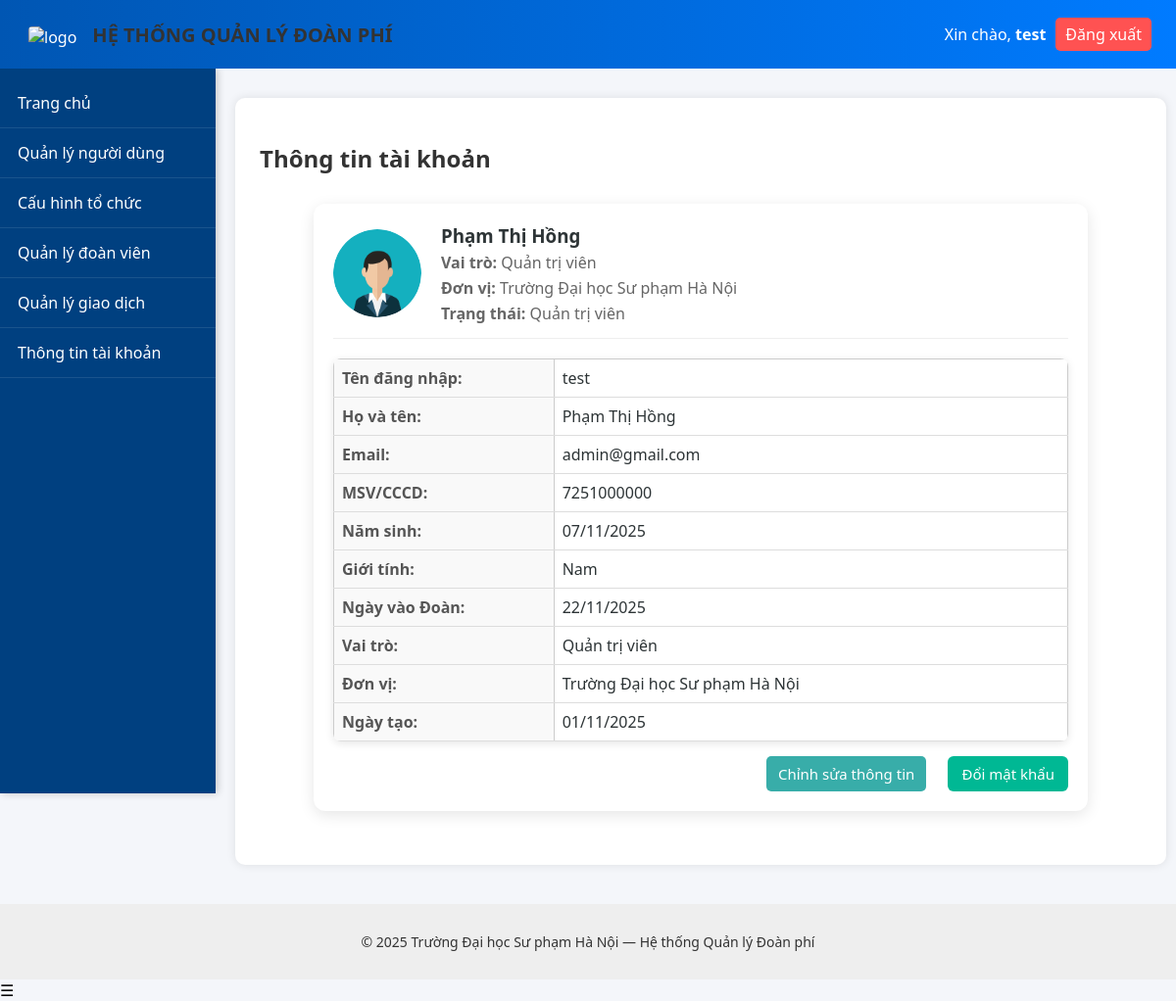
The app's page /pages/profile.php (signed in) with its own data.
### tables this page shows
CREATE TABLE `users` (
  `userId` int(11) NOT NULL,
  `userName` varchar(255) NOT NULL,
  `fullName` varchar(255) DEFAULT NULL,
  `gender` enum('M','F','O') DEFAULT 'O',
  `identifyCard` varchar(255) DEFAULT NULL,
  `email` varchar(255) DEFAULT NULL,
  `password` varchar(255) NOT NULL,
  `birthDate` date DEFAULT NULL,
  `joinDate` date DEFAULT NULL,
  `unit` varchar(255) DEFAULT NULL,
  `isAdmin` tinyint(1) DEFAULT 0,
  `createdAt` datetime DEFAULT current_timestamp(),
  `updatedAt` datetime DEFAULT current_timestamp() ON UPDATE current_timestamp()
);

CREATE TABLE `role` (
  `id` int(11) NOT NULL,
  `role_name` varchar(255) NOT NULL,
  `createdAt` datetime DEFAULT current_timestamp(),
  `updatedAt` datetime DEFAULT current_timestamp() ON UPDATE current_timestamp()
);

CREATE TABLE `organization_units` (
  `id` int(11) NOT NULL,
  `unit_name` varchar(255) NOT NULL,
  `unit_level` enum('Truong','Khoa','ChiDoan') NOT NULL,
  `parent_id` int(11) DEFAULT NULL,
  `leader_id` int(11) DEFAULT NULL,
  `deputy_id` int(11) DEFAULT NULL,
  `created_at` timestamp NOT NULL DEFAULT current_timestamp(),
  `updated_at` timestamp NOT NULL DEFAULT current_timestamp() ON UPDATE current_timestamp()
);

### pages/profile.php (the view, shortened to what this page needs)
<?php
include("../includes/header.php");
include("../includes/navbar.php");
include("../config/db.php");
$currentUser = $_SESSION['user'];
$userId = ($currentUser['isAdmin'] && isset($_GET['id']))
    ? intval($_GET['id'])
    : intval($currentUser['userId']);
$query = "
    SELECT
        u.userId, u.userName, u.fullName, u.email, u.identifyCard,
        u.gender, u.birthDate, u.joinDate, u.unit, u.isAdmin, u.createdAt,
        r.role_name,
        ou.unit_name AS unit_name
    FROM users u
    LEFT JOIN user_role ur ON u.userId = ur.user_id
    LEFT JOIN role r ON ur.role_id = r.id
    LEFT JOIN organization_units ou ON u.unit = ou.id
    WHERE u.userId = $userId
    LIMIT 1
";
$result = $conn->query($query);
$user = $result->fetch_assoc();
?>
<div class="container">
  <h2>Thông tin tài khoản</h2>
  <div class="profile-card">
    <div class="profile-header">
      <div class="avatar">
        <img src="../public/img/avt.png" alt="avatar">
      </div>
      <div class="info">
        <h3><?= htmlspecialchars($user['fullName'] ?? 'Chưa cập nhật') ?></h3>
        <p><b>Vai trò:</b> <?= htmlspecialchars($user['role_name'] ?? 'Chưa gán vai trò') ?></p>
        <p><b>Đơn vị:</b> <?= htmlspecialchars($user['unit_name'] ?? 'Chưa cập nhật') ?></p>
        <p><b>Trạng thái:</b> <?= ($user['isAdmin'] ? 'Quản trị viên' : 'Hoạt động') ?></p>
      </div>
    </div>
    <div class="profile-body">
      <table class="table profile-table">
        <tr><th>Tên đăng nhập:</th><td><?= htmlspecialchars($user['userName']) ?></td></tr>
        <tr><th>Họ và tên:</th><td><?= htmlspecialchars($user['fullName']) ?></td></tr>
        <tr><th>Email:</th><td><?= htmlspecialchars($user['email']) ?></td></tr>
        <tr><th>MSV/CCCD:</th><td><?= htmlspecialchars($user['identifyCard'] ?? 'Chưa cập nhật') ?></td></tr>
        <tr><th>Năm sinh:</th><td><?= $user['birthDate'] ? date("d/m/Y", strtotime($user['birthDate'])) : 'Chưa cập nhật' ?></td></tr>
        <tr><th>Giới tính:</th>
          <td>
            <?php
              if ($user['gender'] === 'M') echo 'Nam';
              elseif ($user['gender'] === 'F') echo 'Nữ';
              elseif ($user['gender'] === 'O') echo 'Khác';
              else echo 'Chưa cập nhật';
            ?>
          </td>
        </tr>
        <tr><th>Ngày vào Đoàn:</th><td><?= $user['joinDate'] ? date("d/m/Y", strtotime($user['joinDate'])) : 'Chưa cập nhật' ?></td></tr>
        <tr><th>Vai trò:</th><td><?= htmlspecialchars($user['role_name']) ?></td></tr>
        <tr><th>Đơn vị:</th><td><?= htmlspecialchars($user['unit_name'] ?? 'Chưa cập nhật') ?></td></tr>
        <tr><th>Ngày tạo:</th><td><?= date("d/m/Y", strtotime($user['createdAt'])) ?></td></tr>
      </table>
    </div>
    <div class="profile-footer">
      <a href="edit_user.php?id=<?= $user['userId'] ?>" class="btn-edit">Chỉnh sửa thông tin</a>
      <a href="change_password.php" class="btn-password">Đổi mật khẩu</a>
    </div>
  </div>
</div>
<?php include("../includes/footer.php"); ?>

### public/css/style.css (style rules this page uses)
body { margin: 0; font-family: "Segoe UI", sans-serif; background-color: #f4f6fa; }
.container { max-width: 1100px; margin: 30px auto; background: white; border-radius: 10px; padding: 25px; box-shadow: 0 0 10px rgba(0,0,0,0.1); }
.table { width: 100%; border-collapse: collapse; }
.table th, .table td { padding: 10px; border: 1px solid #ccc; text-align: left; }
.table th { background: #007bff; color: white; }
body { margin: 0; padding-top: 70px; }
h2 { color: #333; margin-bottom: 15px; }
.table { width: 100%; border-collapse: collapse; background: #fff; box-shadow: 0 2px 8px rgba(0,0,0,0.1); border-radius: 8px; overflow: hidden; }
.table th, .table td { padding: 12px 15px; border-bottom: 1px solid #ddd; text-align: left; }
.table th { background: #4a69bd; color: white; }
.btn-edit, .btn-delete { text-decoration: none; padding: 5px 10px; border-radius: 5px; color: white; margin-right: 5px; }
.btn-edit { background: #60a3bc; }
.profile-card { background: #fff; border-radius: 12px; box-shadow: 0 2px 8px rgba(0,0,0,0.1); padding: 20px; margin-top: 15px; }
.profile-header { display: flex; align-items: center; border-bottom: 1px solid #eee; padding-bottom: 15px; margin-bottom: 20px; }
.profile-header .avatar img { width: 90px; height: 90px; border-radius: 50%; margin-right: 20px; }
.profile-header .info h3 { margin: 0; color: #333; }
.profile-header .info p { margin: 4px 0; color: #666; }
.profile-table th { width: 200px; text-align: left; color: #333; padding: 8px; background: #f9f9f9; }
.profile-table td { padding: 8px; }
.profile-footer { text-align: right; margin-top: 15px; }
.profile-footer .btn-edit { padding: 8px 12px; background: #38ada9; color: #fff; border-radius: 5px; text-decoration: none; margin-right: 10px; }

### pages/profile.php (style rules this page uses)
.container { margin-left: 240px; max-width: calc(100% - 300px); }
.profile-card { background: #fff; border-radius: 12px; box-shadow: 0 4px 15px rgba(0,0,0,0.1); padding: 20px; max-width: 750px; margin: 30px auto; }
.profile-header { display: flex; align-items: center; border-bottom: 1px solid #eee; padding-bottom: 10px; }
.profile-header .avatar img { width: 90px; height: 90px; border-radius: 50%; margin-right: 20px; }
.profile-header .info h3 { margin: 0; color: #2d3436; }
.profile-table { width: 100%; border-collapse: collapse; margin-top: 15px; }
.profile-table th { text-align: left; width: 30%; color: #555; padding: 8px; }
.profile-table td { color: #2d3436; padding: 8px; }
.profile-footer { text-align: right; margin-top: 15px; }
.btn-edit, .btn-password { display: inline-block; padding: 8px 14px; border-radius: 6px; text-decoration: none; margin-left: 8px; font-size: 15px; }
.btn-edit { background: #0984e3; color: white; }
.btn-password { background: #00b894; color: white; }

### records on screen
users: fullName "Phạm Thị Hồng", role.role_name "Quản trị viên", organization_units.unit_name "Trường Đại học Sư phạm Hà Nội", userName "test", email "admin@gmail.com", identifyCard "7251000000", birthDate "07/11/2025", joinDate "22/11/2025", createdAt "01/11/2025"

### other values on screen
$_SESSION['user']['userName'] "test"
